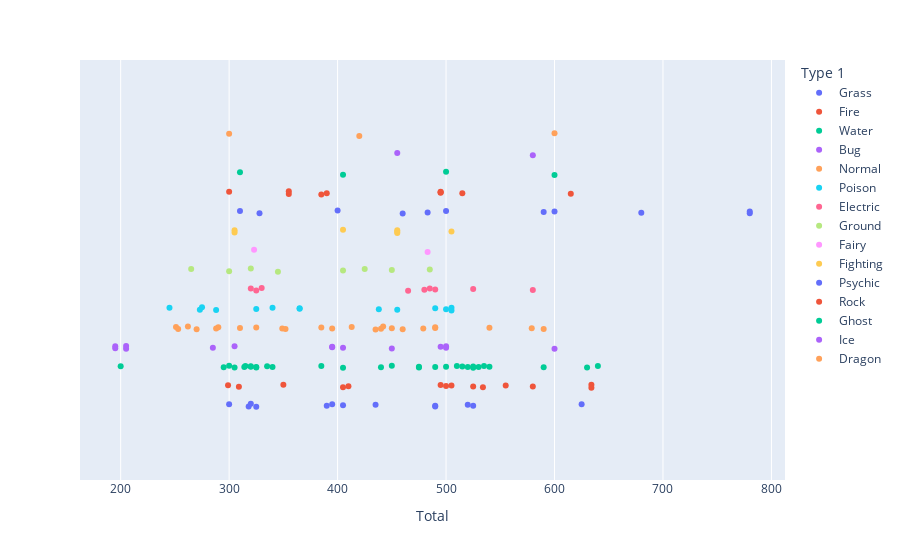

The cell this chart's notebook holds for it:
### Markdown cell above
#### Strip Plot
**`px.strip()`**

### Code cell
px.strip(data_frame = df_pokemon[df_pokemon["Generation"] == 1],
         x          = "Total",
         color      = "Type 1",
         hover_data = df_pokemon.columns)

### Figure 1 — Plotly figure (JSON) as saved in the notebook; plotly's stock layout.template omitted (floating-point values rounded to 4 significant figures; data arrays with more than 128 entries replaced by an {"elided": "..."} marker saying what was removed)
{"data": [{"alignmentgroup": "True", "boxpoints": "all", "customdata": {"elided": "13x12 mixed values"}, "fillcolor": "rgba(255,255,255,0)", "hoveron": "points", "hovertemplate": "Type 1=%{customdata[2]}<br>Total=%{x}<br>#=%{customdata[0]}<br>Name=%{customdata[1]}<br>Type 2=%{customdata[3]}<br>HP=%{customdata[4]}<br>Attack=%{customdata[5]}<br>Defense=%{customdata[6]}<br>Sp. Atk=%{customdata[7]}<br>Sp. Def=%{customdata[8]}<br>Speed=%{customdata[9]}<br>Generation=%{customdata[10]}<br>Legendary=%{customdata[11]}<extra></extra>", "legendgroup": "Grass", "line": {"color": "rgba(255,255,255,0)"}, "marker": {"color": "#636efa"}, "name": "Grass", "offsetgroup": "Grass", "orientation": "h", "pointpos": 0, "showlegend": true, "type": "box", "x": [318, 405, 525, 625, 320, 395, 490, 300, 390, 490, 325, 520, 435], "x0": " ", "xaxis": "x", "y0": " ", "yaxis": "y"}, {"alignmentgroup": "True", "boxpoints": "all", "customdata": {"elided": "14x12 mixed values"}, "fillcolor": "rgba(255,255,255,0)", "hoveron": "points", "hovertemplate": "Type 1=%{customdata[2]}<br>Total=%{x}<br>#=%{customdata[0]}<br>Name=%{customdata[1]}<br>Type 2=%{customdata[3]}<br>HP=%{customdata[4]}<br>Attack=%{customdata[5]}<br>Defense=%{customdata[6]}<br>Sp. Atk=%{customdata[7]}<br>Sp. Def=%{customdata[8]}<br>Speed=%{customdata[9]}<br>Generation=%{customdata[10]}<br>Legendary=%{customdata[11]}<extra></extra>", "legendgroup": "Fire", "line": {"color": "rgba(255,255,255,0)"}, "marker": {"color": "#EF553B"}, "name": "Fire", "offsetgroup": "Fire", "orientation": "h", "pointpos": 0, "showlegend": true, "type": "box", "x": [309, 405, 534, 634, 634, 299, 505, 350, 555, 410, 500, 495, 525, 580], "x0": " ", "xaxis": "x", "y0": " ", "yaxis": "y"}, {"alignmentgroup": "True", "boxpoints": "all", "customdata": {"elided": "31x12 mixed values"}, "fillcolor": "rgba(255,255,255,0)", "hoveron": "points", "hovertemplate": "Type 1=%{customdata[2]}<br>Total=%{x}<br>#=%{customdata[0]}<br>Name=%{customdata[1]}<br>Type 2=%{customdata[3]}<br>HP=%{customdata[4]}<br>Attack=%{customdata[5]}<br>Defense=%{customdata[6]}<br>Sp. Atk=%{customdata[7]}<br>Sp. Def=%{customdata[8]}<br>Speed=%{customdata[9]}<br>Generation=%{customdata[10]}<br>Legendary=%{customdata[11]}<extra></extra>", "legendgroup": "Water", "line": {"color": "rgba(255,255,255,0)"}, "marker": {"color": "#00cc96"}, "name": "Water", "offsetgroup": "Water", "orientation": "h", "pointpos": 0, "showlegend": true, "type": "box", "x": [314, 405, 530, 630, 320, 500, 300, 385, 510, 335, 515, 315, 490, 590, 325, 475, 305, 525, 325, 475, 295, 440, 320, 450, 340, 520, 200, 540, 640, 535, 525], "x0": " ", "xaxis": "x", "y0": " ", "yaxis": "y"}, {"alignmentgroup": "True", "boxpoints": "all", "customdata": {"elided": "14x12 mixed values"}, "fillcolor": "rgba(255,255,255,0)", "hoveron": "points", "hovertemplate": "Type 1=%{customdata[2]}<br>Total=%{x}<br>#=%{customdata[0]}<br>Name=%{customdata[1]}<br>Type 2=%{customdata[3]}<br>HP=%{customdata[4]}<br>Attack=%{customdata[5]}<br>Defense=%{customdata[6]}<br>Sp. Atk=%{customdata[7]}<br>Sp. Def=%{customdata[8]}<br>Speed=%{customdata[9]}<br>Generation=%{customdata[10]}<br>Legendary=%{customdata[11]}<extra></extra>", "legendgroup": "Bug", "line": {"color": "rgba(255,255,255,0)"}, "marker": {"color": "#ab63fa"}, "name": "Bug", "offsetgroup": "Bug", "orientation": "h", "pointpos": 0, "showlegend": true, "type": "box", "x": [195, 205, 395, 195, 205, 395, 495, 285, 405, 305, 450, 500, 500, 600], "x0": " ", "xaxis": "x", "y0": " ", "yaxis": "y"}, {"alignmentgroup": "True", "boxpoints": "all", "customdata": {"elided": "24x12 mixed values"}, "fillcolor": "rgba(255,255,255,0)", "hoveron": "points", "hovertemplate": "Type 1=%{customdata[2]}<br>Total=%{x}<br>#=%{customdata[0]}<br>Name=%{customdata[1]}<br>Type 2=%{customdata[3]}<br>HP=%{customdata[4]}<br>Attack=%{customdata[5]}<br>Defense=%{customdata[6]}<br>Sp. Atk=%{customdata[7]}<br>Sp. Def=%{customdata[8]}<br>Speed=%{customdata[9]}<br>Generation=%{customdata[10]}<br>Legendary=%{customdata[11]}<extra></extra>", "legendgroup": "Normal", "line": {"color": "rgba(255,255,255,0)"}, "marker": {"color": "#FFA15A"}, "name": "Normal", "offsetgroup": "Normal", "orientation": "h", "pointpos": 0, "showlegend": true, "type": "box", "x": [251, 349, 479, 579, 253, 413, 262, 442, 270, 435, 290, 440, 352, 310, 460, 385, 450, 490, 590, 490, 288, 325, 395, 540], "x0": " ", "xaxis": "x", "y0": " ", "yaxis": "y"}, {"alignmentgroup": "True", "boxpoints": "all", "customdata": {"elided": "14x12 mixed values"}, "fillcolor": "rgba(255,255,255,0)", "hoveron": "points", "hovertemplate": "Type 1=%{customdata[2]}<br>Total=%{x}<br>#=%{customdata[0]}<br>Name=%{customdata[1]}<br>Type 2=%{customdata[3]}<br>HP=%{customdata[4]}<br>Attack=%{customdata[5]}<br>Defense=%{customdata[6]}<br>Sp. Atk=%{customdata[7]}<br>Sp. Def=%{customdata[8]}<br>Speed=%{customdata[9]}<br>Generation=%{customdata[10]}<br>Legendary=%{customdata[11]}<extra></extra>", "legendgroup": "Poison", "line": {"color": "rgba(255,255,255,0)"}, "marker": {"color": "#19d3f3"}, "name": "Poison", "offsetgroup": "Poison", "orientation": "h", "pointpos": 0, "showlegend": true, "type": "box", "x": [288, 438, 275, 365, 505, 273, 365, 505, 245, 455, 325, 500, 340, 490], "x0": " ", "xaxis": "x", "y0": " ", "yaxis": "y"}, {"alignmentgroup": "True", "boxpoints": "all", "customdata": [[25, "Pikachu", "Electric", null, 35, 55, 40, 50, 50, 90, 1, false], [26, "Raichu", "Electric", null, 60, 90, 55, 90, 80, 110, 1, false], [81, "Magnemite", "Electric", "Steel", 25, 35, 70, 95, 55, 45, 1, false], [82, "Magneton", "Electric", "Steel", 50, 60, 95, 120, 70, 70, 1, false], [100, "Voltorb", "Electric", null, 40, 30, 50, 55, 55, 100, 1, false], [101, "Electrode", "Electric", null, 60, 50, 70, 80, 80, 140, 1, false], [125, "Electabuzz", "Electric", null, 65, 83, 57, 95, 85, 105, 1, false], [135, "Jolteon", "Electric", null, 65, 65, 60, 110, 95, 130, 1, false], [145, "Zapdos", "Electric", "Flying", 90, 90, 85, 125, 90, 100, 1, true]], "fillcolor": "rgba(255,255,255,0)", "hoveron": "points", "hovertemplate": "Type 1=%{customdata[2]}<br>Total=%{x}<br>#=%{customdata[0]}<br>Name=%{customdata[1]}<br>Type 2=%{customdata[3]}<br>HP=%{customdata[4]}<br>Attack=%{customdata[5]}<br>Defense=%{customdata[6]}<br>Sp. Atk=%{customdata[7]}<br>Sp. Def=%{customdata[8]}<br>Speed=%{customdata[9]}<br>Generation=%{customdata[10]}<br>Legendary=%{customdata[11]}<extra></extra>", "legendgroup": "Electric", "line": {"color": "rgba(255,255,255,0)"}, "marker": {"color": "#FF6692"}, "name": "Electric", "offsetgroup": "Electric", "orientation": "h", "pointpos": 0, "showlegend": true, "type": "box", "x": [320, 485, 325, 465, 330, 480, 490, 525, 580], "x0": " ", "xaxis": "x", "y0": " ", "yaxis": "y"}, {"alignmentgroup": "True", "boxpoints": "all", "customdata": [[27, "Sandshrew", "Ground", null, 50, 75, 85, 20, 30, 40, 1, false], [28, "Sandslash", "Ground", null, 75, 100, 110, 45, 55, 65, 1, false], [50, "Diglett", "Ground", null, 10, 55, 25, 35, 45, 95, 1, false], [51, "Dugtrio", "Ground", null, 35, 80, 50, 50, 70, 120, 1, false], [104, "Cubone", "Ground", null, 50, 50, 95, 40, 50, 35, 1, false], [105, "Marowak", "Ground", null, 60, 80, 110, 50, 80, 45, 1, false], [111, "Rhyhorn", "Ground", "Rock", 80, 85, 95, 30, 30, 25, 1, false], [112, "Rhydon", "Ground", "Rock", 105, 130, 120, 45, 45, 40, 1, false]], "fillcolor": "rgba(255,255,255,0)", "hoveron": "points", "hovertemplate": "Type 1=%{customdata[2]}<br>Total=%{x}<br>#=%{customdata[0]}<br>Name=%{customdata[1]}<br>Type 2=%{customdata[3]}<br>HP=%{customdata[4]}<br>Attack=%{customdata[5]}<br>Defense=%{customdata[6]}<br>Sp. Atk=%{customdata[7]}<br>Sp. Def=%{customdata[8]}<br>Speed=%{customdata[9]}<br>Generation=%{customdata[10]}<br>Legendary=%{customdata[11]}<extra></extra>", "legendgroup": "Ground", "line": {"color": "rgba(255,255,255,0)"}, "marker": {"color": "#B6E880"}, "name": "Ground", "offsetgroup": "Ground", "orientation": "h", "pointpos": 0, "showlegend": true, "type": "box", "x": [300, 450, 265, 405, 320, 425, 345, 485], "x0": " ", "xaxis": "x", "y0": " ", "yaxis": "y"}, {"alignmentgroup": "True", "boxpoints": "all", "customdata": [[35, "Clefairy", "Fairy", null, 70, 45, 48, 60, 65, 35, 1, false], [36, "Clefable", "Fairy", null, 95, 70, 73, 95, 90, 60, 1, false]], "fillcolor": "rgba(255,255,255,0)", "hoveron": "points", "hovertemplate": "Type 1=%{customdata[2]}<br>Total=%{x}<br>#=%{customdata[0]}<br>Name=%{customdata[1]}<br>Type 2=%{customdata[3]}<br>HP=%{customdata[4]}<br>Attack=%{customdata[5]}<br>Defense=%{customdata[6]}<br>Sp. Atk=%{customdata[7]}<br>Sp. Def=%{customdata[8]}<br>Speed=%{customdata[9]}<br>Generation=%{customdata[10]}<br>Legendary=%{customdata[11]}<extra></extra>", "legendgroup": "Fairy", "line": {"color": "rgba(255,255,255,0)"}, "marker": {"color": "#FF97FF"}, "name": "Fairy", "offsetgroup": "Fairy", "orientation": "h", "pointpos": 0, "showlegend": true, "type": "box", "x": [323, 483], "x0": " ", "xaxis": "x", "y0": " ", "yaxis": "y"}, {"alignmentgroup": "True", "boxpoints": "all", "customdata": [[56, "Mankey", "Fighting", null, 40, 80, 35, 35, 45, 70, 1, false], [57, "Primeape", "Fighting", null, 65, 105, 60, 60, 70, 95, 1, false], [66, "Machop", "Fighting", null, 70, 80, 50, 35, 35, 35, 1, false], [67, "Machoke", "Fighting", null, 80, 100, 70, 50, 60, 45, 1, false], [68, "Machamp", "Fighting", null, 90, 130, 80, 65, 85, 55, 1, false], [106, "Hitmonlee", "Fighting", null, 50, 120, 53, 35, 110, 87, 1, false], [107, "Hitmonchan", "Fighting", null, 50, 105, 79, 35, 110, 76, 1, false]], "fillcolor": "rgba(255,255,255,0)", "hoveron": "points", "hovertemplate": "Type 1=%{customdata[2]}<br>Total=%{x}<br>#=%{customdata[0]}<br>Name=%{customdata[1]}<br>Type 2=%{customdata[3]}<br>HP=%{customdata[4]}<br>Attack=%{customdata[5]}<br>Defense=%{customdata[6]}<br>Sp. Atk=%{customdata[7]}<br>Sp. Def=%{customdata[8]}<br>Speed=%{customdata[9]}<br>Generation=%{customdata[10]}<br>Legendary=%{customdata[11]}<extra></extra>", "legendgroup": "Fighting", "line": {"color": "rgba(255,255,255,0)"}, "marker": {"color": "#FECB52"}, "name": "Fighting", "offsetgroup": "Fighting", "orientation": "h", "pointpos": 0, "showlegend": true, "type": "box", "x": [305, 455, 305, 405, 505, 455, 455], "x0": " ", "xaxis": "x", "y0": " ", "yaxis": "y"}, {"alignmentgroup": "True", "boxpoints": "all", "customdata": {"elided": "11x12 mixed values"}, "fillcolor": "rgba(255,255,255,0)", "hoveron": "points", "hovertemplate": "Type 1=%{customdata[2]}<br>Total=%{x}<br>#=%{customdata[0]}<br>Name=%{customdata[1]}<br>Type 2=%{customdata[3]}<br>HP=%{customdata[4]}<br>Attack=%{customdata[5]}<br>Defense=%{customdata[6]}<br>Sp. Atk=%{customdata[7]}<br>Sp. Def=%{customdata[8]}<br>Speed=%{customdata[9]}<br>Generation=%{customdata[10]}<br>Legendary=%{customdata[11]}<extra></extra>", "legendgroup": "Psychic", "line": {"color": "rgba(255,255,255,0)"}, "marker": {"color": "#636efa"}, "name": "Psychic", "offsetgroup": "Psychic", "orientation": "h", "pointpos": 0, "showlegend": true, "type": "box", "x": [310, 400, 500, 590, 328, 483, 460, 680, 780, 780, 600], "x0": " ", "xaxis": "x", "y0": " ", "yaxis": "y"}, {"alignmentgroup": "True", "boxpoints": "all", "customdata": [[74, "Geodude", "Rock", "Ground", 40, 80, 100, 30, 30, 20, 1, false], [75, "Graveler", "Rock", "Ground", 55, 95, 115, 45, 45, 35, 1, false], [76, "Golem", "Rock", "Ground", 80, 120, 130, 55, 65, 45, 1, false], [95, "Onix", "Rock", "Ground", 35, 45, 160, 30, 45, 70, 1, false], [138, "Omanyte", "Rock", "Water", 35, 40, 100, 90, 55, 35, 1, false], [139, "Omastar", "Rock", "Water", 70, 60, 125, 115, 70, 55, 1, false], [140, "Kabuto", "Rock", "Water", 30, 80, 90, 55, 45, 55, 1, false], [141, "Kabutops", "Rock", "Water", 60, 115, 105, 65, 70, 80, 1, false], [142, "Aerodactyl", "Rock", "Flying", 80, 105, 65, 60, 75, 130, 1, false], [142, "AerodactylMega Aerodactyl", "Rock", "Flying", 80, 135, 85, 70, 95, 150, 1, false]], "fillcolor": "rgba(255,255,255,0)", "hoveron": "points", "hovertemplate": "Type 1=%{customdata[2]}<br>Total=%{x}<br>#=%{customdata[0]}<br>Name=%{customdata[1]}<br>Type 2=%{customdata[3]}<br>HP=%{customdata[4]}<br>Attack=%{customdata[5]}<br>Defense=%{customdata[6]}<br>Sp. Atk=%{customdata[7]}<br>Sp. Def=%{customdata[8]}<br>Speed=%{customdata[9]}<br>Generation=%{customdata[10]}<br>Legendary=%{customdata[11]}<extra></extra>", "legendgroup": "Rock", "line": {"color": "rgba(255,255,255,0)"}, "marker": {"color": "#EF553B"}, "name": "Rock", "offsetgroup": "Rock", "orientation": "h", "pointpos": 0, "showlegend": true, "type": "box", "x": [300, 390, 495, 385, 355, 495, 355, 495, 515, 615], "x0": " ", "xaxis": "x", "y0": " ", "yaxis": "y"}, {"alignmentgroup": "True", "boxpoints": "all", "customdata": [[92, "Gastly", "Ghost", "Poison", 30, 35, 30, 100, 35, 80, 1, false], [93, "Haunter", "Ghost", "Poison", 45, 50, 45, 115, 55, 95, 1, false], [94, "Gengar", "Ghost", "Poison", 60, 65, 60, 130, 75, 110, 1, false], [94, "GengarMega Gengar", "Ghost", "Poison", 60, 65, 80, 170, 95, 130, 1, false]], "fillcolor": "rgba(255,255,255,0)", "hoveron": "points", "hovertemplate": "Type 1=%{customdata[2]}<br>Total=%{x}<br>#=%{customdata[0]}<br>Name=%{customdata[1]}<br>Type 2=%{customdata[3]}<br>HP=%{customdata[4]}<br>Attack=%{customdata[5]}<br>Defense=%{customdata[6]}<br>Sp. Atk=%{customdata[7]}<br>Sp. Def=%{customdata[8]}<br>Speed=%{customdata[9]}<br>Generation=%{customdata[10]}<br>Legendary=%{customdata[11]}<extra></extra>", "legendgroup": "Ghost", "line": {"color": "rgba(255,255,255,0)"}, "marker": {"color": "#00cc96"}, "name": "Ghost", "offsetgroup": "Ghost", "orientation": "h", "pointpos": 0, "showlegend": true, "type": "box", "x": [310, 405, 500, 600], "x0": " ", "xaxis": "x", "y0": " ", "yaxis": "y"}, {"alignmentgroup": "True", "boxpoints": "all", "customdata": [[124, "Jynx", "Ice", "Psychic", 65, 50, 35, 115, 95, 95, 1, false], [144, "Articuno", "Ice", "Flying", 90, 85, 100, 95, 125, 85, 1, true]], "fillcolor": "rgba(255,255,255,0)", "hoveron": "points", "hovertemplate": "Type 1=%{customdata[2]}<br>Total=%{x}<br>#=%{customdata[0]}<br>Name=%{customdata[1]}<br>Type 2=%{customdata[3]}<br>HP=%{customdata[4]}<br>Attack=%{customdata[5]}<br>Defense=%{customdata[6]}<br>Sp. Atk=%{customdata[7]}<br>Sp. Def=%{customdata[8]}<br>Speed=%{customdata[9]}<br>Generation=%{customdata[10]}<br>Legendary=%{customdata[11]}<extra></extra>", "legendgroup": "Ice", "line": {"color": "rgba(255,255,255,0)"}, "marker": {"color": "#ab63fa"}, "name": "Ice", "offsetgroup": "Ice", "orientation": "h", "pointpos": 0, "showlegend": true, "type": "box", "x": [455, 580], "x0": " ", "xaxis": "x", "y0": " ", "yaxis": "y"}, {"alignmentgroup": "True", "boxpoints": "all", "customdata": [[147, "Dratini", "Dragon", null, 41, 64, 45, 50, 50, 50, 1, false], [148, "Dragonair", "Dragon", null, 61, 84, 65, 70, 70, 70, 1, false], [149, "Dragonite", "Dragon", "Flying", 91, 134, 95, 100, 100, 80, 1, false]], "fillcolor": "rgba(255,255,255,0)", "hoveron": "points", "hovertemplate": "Type 1=%{customdata[2]}<br>Total=%{x}<br>#=%{customdata[0]}<br>Name=%{customdata[1]}<br>Type 2=%{customdata[3]}<br>HP=%{customdata[4]}<br>Attack=%{customdata[5]}<br>Defense=%{customdata[6]}<br>Sp. Atk=%{customdata[7]}<br>Sp. Def=%{customdata[8]}<br>Speed=%{customdata[9]}<br>Generation=%{customdata[10]}<br>Legendary=%{customdata[11]}<extra></extra>", "legendgroup": "Dragon", "line": {"color": "rgba(255,255,255,0)"}, "marker": {"color": "#FFA15A"}, "name": "Dragon", "offsetgroup": "Dragon", "orientation": "h", "pointpos": 0, "showlegend": true, "type": "box", "x": [300, 420, 600], "x0": " ", "xaxis": "x", "y0": " ", "yaxis": "y"}], "layout": {"boxmode": "group", "legend": {"title": {"text": "Type 1"}, "tracegroupgap": 0}, "margin": {"t": 60}, "xaxis": {"anchor": "y", "domain": [0, 1], "title": {"text": "Total"}}, "yaxis": {"anchor": "x", "domain": [0, 1]}}}
